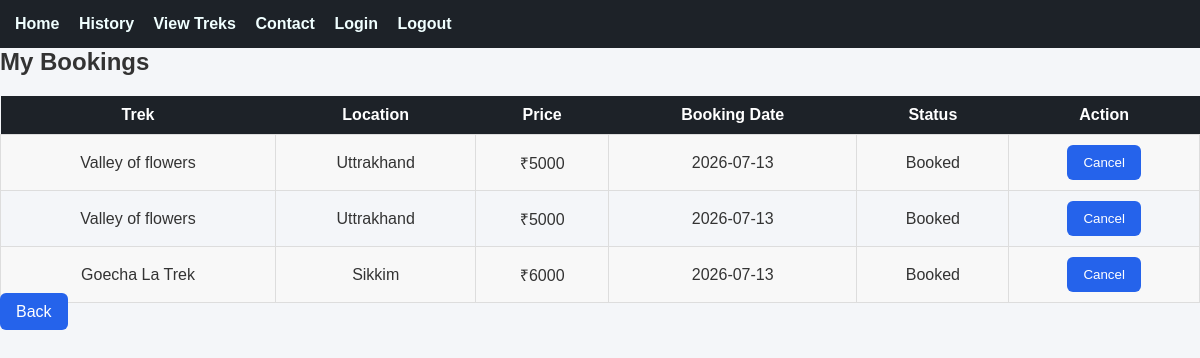
Screenshot of /my_bookings (signed in) with the database file from the repository.
### tables this page shows
CREATE TABLE bookings(
                 id INTEGER PRIMARY KEY AUTOINCREMENT,
                user_id INTEGER, 
                 username TEXT NOT NULL,
                 trek_id INTEGER,
                 booking_date DATE ,
                 status TEXT NOT NULL,
                 FOREIGN KEY(trek_id) REFERENCES treks(id),
                 FOREIGN KEY(user_id) REFERENCES users(id)
                 
                 );

CREATE TABLE treks(
                 id INTEGER PRIMARY KEY AUTOINCREMENT,
                 name TEXT NOT NULL,
                 location TEXT NOT NULL,
                 price INTEGER NOT NULL,
                 slots INTEGER NOT NULL,
                 difficulty TEXT NOT NULL,
                 duration INTEGER NOT NULL,
                 status TEXT NOT NULL DEFAULT 'Open',
                 assigned_staffID INTEGER NOT NULL,
                 start_date DATE ,
                 end_date DATE ,
                 description TEXT , image TEXT,
                 FOREIGN KEY (assigned_staffID) REFERENCES staff(id)
                 );

### app.py (the view)
@app.route("/my_bookings")
def my_bookings():
    if "user" not in session:
        return redirect("/login")
    username = session["user"]
    conn = get_db_connnection()
    bookings = conn.execute("""
    SELECT
        bookings.id,
        treks.name,
        treks.location,
        treks.price,
        bookings.booking_date,
        bookings.status
    FROM bookings
    JOIN treks
        ON bookings.trek_id = treks.id
    WHERE bookings.username = ?
""", (username,)).fetchall()
    conn.close()
    return render_template("my_bookings.html", bookings=bookings)

### app.py (called while the page is built)
def get_db_connnection():
    conn = sqlite3.connect("database.db")
    conn.row_factory =sqlite3.Row
    return conn

### templates/my_bookings.html
{% extends "base.html" %}
{% block content %}
<h2>My Bookings</h2>
<table>
<tr>
    <th>Trek</th>
    <th>Location</th>
    <th>Price</th>
    <th>Booking Date</th>
    <th>Status</th>
    <th>Action</th>
</tr>
{% for booking in bookings %}
<tr>
    <td>{{ booking["name"] }}</td>
    <td>{{ booking["location"] }}</td>
    <td>₹{{ booking["price"] }}</td>
    <td>{{ booking["booking_date"] }}</td>
    <td>{{ booking["status"] }}</td>
    <td>
    {% if booking["status"] == "Booked" %}
    <a href="/cancel_booking/{{ booking['id'] }}">
        <button type="button" class="sbtn">Cancel</button>
    </a>
    {% else %}
    -
    {% endif %}
</td>
</tr>
{% endfor %}
</table>
<a href="/view_treks" class="sbtn">Back</a>
{% endblock %}

### static/css/style.css (style rules this page uses)
* { margin:0; padding:0; box-sizing:border-box; }
body { font-family:Arial, Helvetica, sans-serif; background:#f4f6f9; color:#333; }
#form_div button, .sbtn { background:#2563eb; color:white; border:none; padding:10px 16px; border-radius:6px; cursor:pointer; text-decoration:none; }
table { width:100%; border-collapse:collapse; margin-top:20px; }
table th { background:#1D2228; color:white; padding:10px; }
table td { padding:10px; border:1px solid #ddd; text-align:center; }
table tr:nth-child(even) { background:#f8f8f8; }

### rows the page displays
bookings: name "Valley of flowers", location "Uttrakhand", price "5000", booking_date "2026-07-13", status "Booked"
bookings: name "Valley of flowers", location "Uttrakhand", price "5000", booking_date "2026-07-13", status "Booked"
bookings: name "Goecha La Trek", location "Sikkim", price "6000", booking_date "2026-07-13", status "Booked"
